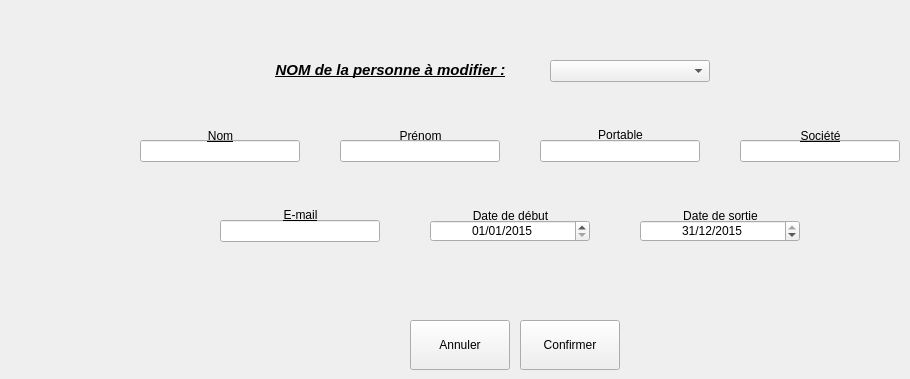
      <widget class="QWidget" name="tbModifierPersonne">
       <attribute name="title">
        <string>Modifier une personne existante...</string>
       </attribute>
       <widget class="QLineEdit" name="ModifierSociete">
        <property name="geometry">
         <rect>
          <x>740</x>
          <y>140</y>
          <width>160</width>
          <height>22</height>
         </rect>
        </property>
       </widget>
       <widget class="QComboBox" name="cBoxPersModif">
        <property name="geometry">
         <rect>
          <x>550</x>
          <y>60</y>
          <width>160</width>
          <height>22</height>
         </rect>
        </property>
       </widget>
       <widget class="QLabel" name="label_140">
        <property name="geometry">
         <rect>
          <x>640</x>
          <y>200</y>
          <width>161</width>
          <height>31</height>
         </rect>
        </property>
        <property name="font">
         <font>
          <weight>50</weight>
          <bold>false</bold>
          <underline>true</underline>
         </font>
        </property>
        <property name="text">
         <string>Date de sortie</string>
        </property>
        <property name="alignment">
         <set>Qt::AlignCenter</set>
        </property>
       </widget>
       <widget class="QLineEdit" name="ModifierNomPersonne">
        <property name="geometry">
         <rect>
          <x>140</x>
          <y>140</y>
          <width>160</width>
          <height>22</height>
         </rect>
        </property>
       </widget>
       <widget class="QLabel" name="label_131">
        <property name="geometry">
         <rect>
          <x>140</x>
          <y>120</y>
          <width>161</width>
          <height>31</height>
         </rect>
        </property>
        <property name="font">
         <font>
          <weight>50</weight>
          <bold>false</bold>
          <underline>true</underline>
         </font>
        </property>
        <property name="text">
         <string>Nom</string>
        </property>
        <property name="alignment">
         <set>Qt::AlignCenter</set>
        </property>
       </widget>
       <widget class="QLabel" name="label_132">
        <property name="geometry">
         <rect>
          <x>340</x>
          <y>120</y>
          <width>161</width>
          <height>31</height>
         </rect>
        </property>
        <property name="font">
         <font>
          <weight>50</weight>
          <bold>false</bold>
          <underline>true</underline>
         </font>
        </property>
        <property name="text">
         <string>Prénom</string>
        </property>
        <property name="alignment">
         <set>Qt::AlignCenter</set>
        </property>
       </widget>
       <widget class="QPushButton" name="btAnnulerPersMod">
        <property name="geometry">
         <rect>
          <x>410</x>
          <y>320</y>
          <width>100</width>
          <height>50</height>
         </rect>
        </property>
        <property name="text">
         <string>Annuler</string>
        </property>
        <property name="icon">
         <iconset>
          <normaloff>C:/Users/Tom/Documents/ECOLE/BTS_IRIS_2/SuPerL/LINUX/FONCTIONNEL_RV1/Projet_Config/ressources/ButtonClose.png</normaloff>C:/Users/Tom/Documents/ECOLE/BTS_IRIS_2/SuPerL/LINUX/FONCTIONNEL_RV1/Projet_Config/ressources/ButtonClose.png</iconset>
        </property>
       </widget>
       <widget class="QPushButton" name="btOkPersMod">
        <property name="geometry">
         <rect>
          <x>520</x>
          <y>320</y>
          <width>100</width>
          <height>50</height>
         </rect>
        </property>
        <property name="text">
         <string>Confirmer</string>
        </property>
        <property name="icon">
         <iconset>
          <normaloff>C:/Users/Tom/Documents/ECOLE/BTS_IRIS_2/SuPerL/LINUX/FONCTIONNEL_RV1/Projet_Config/ressources/bt_ok.png</normaloff>C:/Users/Tom/Documents/ECOLE/BTS_IRIS_2/SuPerL/LINUX/FONCTIONNEL_RV1/Projet_Config/ressources/bt_ok.png</iconset>
        </property>
       </widget>
       <widget class="QLabel" name="label_133">
        <property name="geometry">
         <rect>
          <x>740</x>
          <y>120</y>
          <width>161</width>
          <height>31</height>
         </rect>
        </property>
        <property name="font">
         <font>
          <weight>50</weight>
          <bold>false</bold>
          <underline>true</underline>
         </font>
        </property>
        <property name="text">
         <string>Société</string>
        </property>
        <property name="alignment">
         <set>Qt::AlignCenter</set>
        </property>
       </widget>
       <widget class="QLineEdit" name="ModifierPrenomPersonne">
        <property name="geometry">
         <rect>
          <x>340</x>
          <y>140</y>
          <width>160</width>
          <height>22</height>
         </rect>
        </property>
       </widget>
       <widget class="QLabel" name="label_144">
        <property name="geometry">
         <rect>
          <x>430</x>
          <y>200</y>
          <width>161</width>
          <height>31</height>
         </rect>
        </property>
        <property name="font">
         <font>
          <weight>50</weight>
          <bold>false</bold>
          <underline>true</underline>
         </font>
        </property>
        <property name="text">
         <string>Date de début</string>
        </property>
        <property name="alignment">
         <set>Qt::AlignCenter</set>
        </property>
       </widget>
       <widget class="QLabel" name="label_139">
        <property name="geometry">
         <rect>
          <x>250</x>
          <y>60</y>
          <width>281</width>
          <height>20</height>
         </rect>
        </property>
        <property name="font">
         <font>
          <pointsize>11</pointsize>
          <weight>75</weight>
          <italic>true</italic>
          <bold>true</bold>
          <underline>true</underline>
         </font>
        </property>
        <property name="text">
         <string>NOM de la personne à modifier :</string>
        </property>
        <property name="alignment">
         <set>Qt::AlignCenter</set>
        </property>
       </widget>
       <widget class="QDateEdit" name="ModifierDateFin">
        <property name="geometry">
         <rect>
          <x>640</x>
          <y>220</y>
          <width>160</width>
          <height>22</height>
         </rect>
        </property>
        <property name="alignment">
         <set>Qt::AlignCenter</set>
        </property>
        <property name="date">
         <date>
          <year>2015</year>
          <month>12</month>
          <day>31</day>
         </date>
        </property>
        <property name="displayFormat">
         <string>dd/MM/yyyy</string>
        </property>
       </widget>
       <widget class="QDateEdit" name="ModifierDateDebut">
        <property name="geometry">
         <rect>
          <x>430</x>
          <y>220</y>
          <width>160</width>
          <height>22</height>
         </rect>
        </property>
        <property name="alignment">
         <set>Qt::AlignCenter</set>
        </property>
        <property name="date">
         <date>
          <year>2015</year>
          <month>1</month>
          <day>1</day>
         </date>
        </property>
        <property name="displayFormat">
         <string>dd/MM/yyyy</string>
        </property>
       </widget>
       <widget class="QLineEdit" name="ModifierEmail">
        <property name="geometry">
         <rect>
          <x>220</x>
          <y>220</y>
          <width>160</width>
          <height>22</height>
         </rect>
        </property>
       </widget>
       <widget class="QLabel" name="lbPortable_2">
        <property name="geometry">
         <rect>
          <x>540</x>
          <y>125</y>
          <width>161</width>
          <height>20</height>
         </rect>
        </property>
        <property name="font">
         <font>
          <weight>50</weight>
          <bold>false</bold>
          <underline>true</underline>
         </font>
        </property>
        <property name="text">
         <string>Portable</string>
        </property>
        <property name="alignment">
         <set>Qt::AlignCenter</set>
        </property>
       </widget>
       <widget class="QLineEdit" name="ModifierPortable">
        <property name="geometry">
         <rect>
          <x>540</x>
          <y>140</y>
          <width>160</width>
          <height>22</height>
         </rect>
        </property>
       </widget>
       <widget class="QLabel" name="lbEmail_2">
        <property name="geometry">
         <rect>
          <x>220</x>
          <y>205</y>
          <width>161</width>
          <height>20</height>
         </rect>
        </property>
        <property name="font">
         <font>
          <weight>50</weight>
          <bold>false</bold>
          <underline>true</underline>
         </font>
        </property>
        <property name="text">
         <string>E-mail</string>
        </property>
        <property name="alignment">
         <set>Qt::AlignCenter</set>
        </property>
       </widget>
      </widget>
